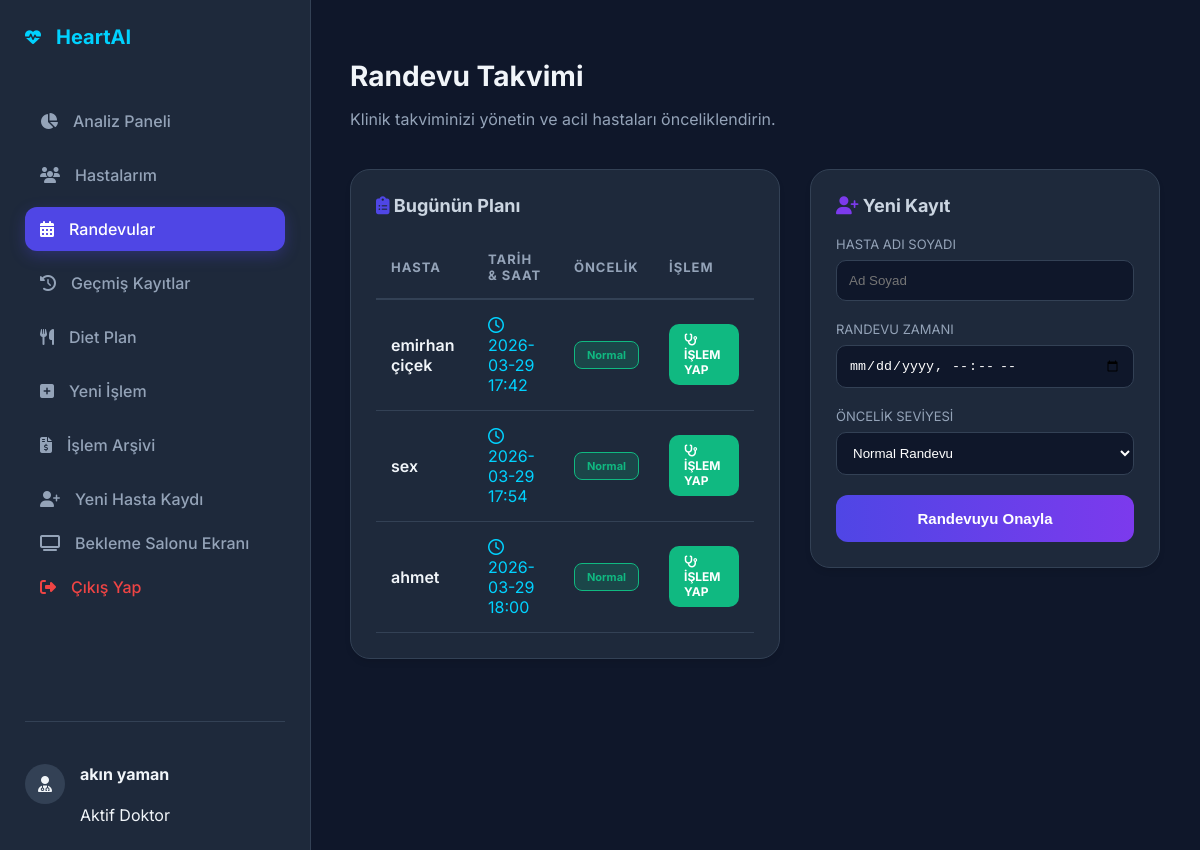
The app's page /appointments (signed in) with its own data.
### tables this page shows
CREATE TABLE appointments 
                     (id INTEGER PRIMARY KEY AUTOINCREMENT, 
                      user_id INTEGER,
                      patient_name TEXT,
                      appointment_date TEXT,
                      priority TEXT, 
                      FOREIGN KEY(user_id) REFERENCES users(id));

### app.py (the view)
@app.route('/appointments')
def appointments():
    if 'user_id' not in session: return redirect(url_for('login_page'))
    conn = sqlite3.connect('database.db')
    c = conn.cursor()
    c.execute("""SELECT id, patient_name, appointment_date, priority
                 FROM appointments
                 WHERE user_id = ?
                 ORDER BY appointment_date ASC""", (session['user_id'],))
    apps = c.fetchall()
    conn.close()
    return render_template('appointments.html', appointments=apps, username=session.get('user_name'))

### templates/appointments.html (shortened to what this page needs)
<!DOCTYPE html>
<html lang="tr">
<head>
    <link rel="stylesheet" href="https://cdnjs.cloudflare.com/ajax/libs/font-awesome/6.4.0/css/all.min.css">
</head>
<body>
    <div class="sidebar">
        <div class="logo-container">
            <i class="fas fa-heartbeat"></i>
            <h2>HeartAI</h2>
        </div>
        <ul class="menu">
            <li class="{% if request.path == '/dashboard' %}active{% endif %}">
                <a href="/dashboard"><i class="fas fa-chart-pie"></i> Analiz Paneli</a>
            </li>
            <li class="{% if request.path == '/patients' %}active{% endif %}">
                <a href="/patients"><i class="fas fa-users"></i> Hastalarım</a>
            </li>
            <li class="{% if request.path == '/appointments' %}active{% endif %}">
                <a href="/appointments"><i class="fas fa-calendar-alt"></i> Randevular</a>
            </li>
            <li class="{% if request.path == '/history' %}active{% endif %}">
                <a href="/history"><i class="fas fa-history"></i> Geçmiş Kayıtlar</a>
            </li>
            <li class="{% if '/diet_plan' in request.path or '/patient_diet' in request.path %}active{% endif %}">
    <a href="/diet_plan"><i class="fas fa-utensils"></i> Diet Plan</a>
</li>
            <li class="{% if request.path == '/create_procedure' %}active{% endif %}">
                <a href="/create_procedure"><i class="fas fa-plus-square"></i> Yeni İşlem</a>
            </li>
            <li class="{% if request.path == '/all_procedures' %}active{% endif %}">
                <a href="/all_procedures"><i class="fas fa-file-invoice-dollar"></i> İşlem Arşivi</a>
            </li>
            <a href="{{ url_for('new_patient_registration') }}" class="btn-premium">
    <i class="fas fa-user-plus"></i> Yeni Hasta Kaydı
</a>
            <a href="{{ url_for('waiting_room') }}" class="btn-premium">
    <i class="fas fa-tv"></i> Bekleme Salonu Ekranı
</a>
            <li><a href="/logout" style="color: #ef4444;"><i class="fas fa-sign-out-alt"></i> Çıkış Yap</a></li>
        </ul>
        <div class="user-profile">
            <div class="avatar"><i class="fas fa-user-md"></i></div>
            <div class="user-info">
                <h4>{{ username }}</h4>
                <span>Aktif Doktor</span>
            </div>
        </div>
    </div>
    <div class="main-content">
        <header>
            <h1>Randevu Takvimi</h1>
            <p style="color: #94a3b8; margin-bottom: 40px;">Klinik takviminizi yönetin ve acil hastaları önceliklendirin.</p>
        </header>
        <div class="grid">
            <div class="card">
                <h3><i class="fas fa-clipboard-list" style="color: #4f46e5;"></i> Bugünün Planı</h3>
                <table>
                    <thead>
                        <tr>
                            <th>Hasta</th>
                            <th>Tarih & Saat</th>
                            <th>Öncelik</th>
                            <th>İşlem</th>
                        </tr>
                    </thead>
                    <tbody>
                        {% for app in appointments %}
                        <tr>
                            <td style="font-weight: 600;">{{ app[1] }}</td>
                            <td style="color: #00d2ff;">
                                <i class="far fa-clock"></i> {{ app[2].replace('T', ' ') }}
                            </td>
                            <td>
                                <span class="badge {% if app[3] == 'KRİTİK (ACİL)' %}badge-high{% else %}badge-normal{% endif %}">
                                    {{ app[3] }}
                                </span>
                            </td>
                            <td>
                                <a href="/create_procedure/{{ app[1] }}"
   style="background: #10b981; color: white; padding: 8px 15px; border-radius: 10px; text-decoration: none; font-size: 12px; font-weight: bold; display: inline-block;">
    <i class="fas fa-stethoscope"></i> İŞLEM YAP
</a>
                            </td>
                        </tr>
                        {% endfor %}
                    </tbody>
                </table>
            </div>
            <div class="card" style="height: fit-content;">
                <h3><i class="fas fa-user-plus" style="color: #7c3aed;"></i> Yeni Kayıt</h3>
                <form action="/add_appointment" method="POST">
                    <label>HASTA ADI SOYADI</label>
                    <input type="text" name="patient_name" placeholder="Ad Soyad" required>
                    <label>RANDEVU ZAMANI</label>
                    <input type="datetime-local" name="app_date" required>
                    <label>ÖNCELİK SEVİYESİ</label>
                    <select name="priority">
                        <option value="NORMAL">Normal Randevu</option>
                    </select>
                    <button type="submit" class="btn">Randevuyu Onayla</button>
                </form>
            </div>
        </div>
    </div>
</body>
</html>

### templates/appointments.html (style rules this page uses)
body { margin: 0; font-family: 'Inter', sans-serif; background: #0f172a; color: #f1f5f9; display: flex; }
.sidebar { width: 260px; background: #1e293b; height: 100vh; padding: 25px; display: flex; flex-direction: column; border-right: 1px solid #334155; position: fixed; }
.logo-container { display: flex; align-items: center; gap: 15px; margin-bottom: 50px; color: #00d2ff; }
.logo-container h2 { margin: 0; font-size: 20px; }
.menu { list-style: none; padding: 0; margin: 0; flex: 1; }
.menu li { margin-bottom: 10px; }
.menu a { display: flex; align-items: center; gap: 15px; padding: 12px 15px; text-decoration: none; color: #94a3b8; border-radius: 12px; transition: 0.3s; font-weight: 500; }
.menu li.active a, .menu a:hover { background: #4f46e5; color: white; box-shadow: 0 5px 15px rgba(79, 70, 229, 0.3); }
.user-profile { display: flex; align-items: center; gap: 15px; padding-top: 20px; border-top: 1px solid #334155; }
.avatar { width: 40px; height: 40px; background: #334155; border-radius: 50%; display: flex; align-items: center; justify-content: center; }
.main-content { margin-left: 310px; padding: 40px; width: calc(100% - 310px); }
.grid { display: grid; grid-template-columns: 1fr 350px; gap: 30px; }
.card { background: #1e293b; padding: 25px; border-radius: 20px; border: 1px solid #334155; box-shadow: 0 4px 6px -1px rgba(0, 0, 0, 0.1); }
h1 { font-size: 28px; margin-bottom: 10px; }
h3 { margin-top: 0; margin-bottom: 20px; font-size: 18px; color: #cbd5e1; }
table { width: 100%; border-collapse: collapse; }
th { text-align: left; color: #94a3b8; padding: 15px; border-bottom: 2px solid #334155; font-size: 13px; text-transform: uppercase; letter-spacing: 1px; }
td { padding: 15px; border-bottom: 1px solid #334155; vertical-align: middle; }
.badge { padding: 6px 12px; border-radius: 8px; font-size: 11px; font-weight: bold; display: inline-block; }
.badge-normal { background: rgba(16, 185, 129, 0.2); color: #10b981; border: 1px solid #10b981; }
label { display: block; margin-bottom: 8px; font-size: 13px; color: #94a3b8; }
input, select { width: 100%; padding: 12px; margin-bottom: 20px; background: #0f172a; border: 1px solid #334155; color: white; border-radius: 10px; outline: none; box-sizing: border-box; transition: 0.3s; }
.btn { width: 100%; padding: 15px; background: linear-gradient(90deg, #4f46e5, #7c3aed); color: white; border: none; border-radius: 12px; cursor: pointer; font-weight: bold; font-size: 15px; transition: 0.3s; }
body { animation: pageIn 0.6s ease-out forwards; opacity: 0; }
.card { animation: cardSlide 0.8s ease-out; }

### records on screen
appointments: patient_name "emirhan çiçek", appointment_date "2026-03-29 17:42", priority "Normal"
appointments: patient_name "sex", appointment_date "2026-03-29 17:54", priority "Normal"
appointments: patient_name "ahmet", appointment_date "2026-03-29 18:00", priority "Normal"

### other values on screen
{{ username }} "akın yaman"
